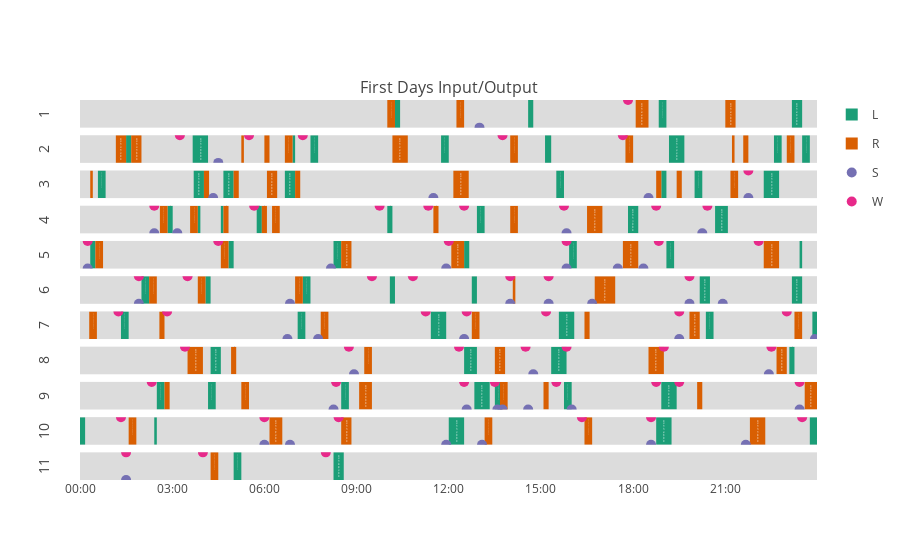

Notebook code for this chart:
### Code cell
iplot(fig)

### Figure 1 — Plotly figure (JSON) as saved in the notebook; plotly's stock layout.template omitted (floating-point values rounded to 4 significant figures)
{"data": [{"legendgroup": "L", "marker": {"color": "rgb(27,158,119)"}, "name": "L", "offset": 0, "showlegend": true, "text": ["2019-01-18 10:00:00, 10", "2019-01-18 14:35:00, 10", "2019-01-18 18:50:00, 15", "2019-01-18 23:10:00, 20"], "type": "bar", "uid": "db4f50f8-cdcc-4fc0-8f56-20a28f983922", "width": [600000, 600000, 900000, 1200000], "x": ["2019-01-01 10:15:00", "2019-01-01 14:35:00", "2019-01-01 18:50:00", "2019-01-01 23:10:00"], "xaxis": "x", "y": [1, 1, 1, 1], "yaxis": "y"}, {"legendgroup": "R", "marker": {"color": "rgb(217,95,2)"}, "name": "R", "offset": 0, "showlegend": true, "text": ["2019-01-18 10:00:00, 15", "2019-01-18 12:15:00, 15", "2019-01-18 18:05:00, 25", "2019-01-18 21:00:00, 20"], "type": "bar", "uid": "ad4944e3-75bf-4695-84f4-b5d8d5d21026", "width": [900000, 900000, 1500000, 1200000], "x": ["2019-01-01 10:00:00", "2019-01-01 12:15:00", "2019-01-01 18:05:00", "2019-01-01 21:00:00"], "xaxis": "x", "y": [1, 1, 1, 1], "yaxis": "y"}, {"legendgroup": "S", "marker": {"color": "rgb(117,112,179)", "size": 10}, "mode": "markers", "name": "S", "showlegend": true, "type": "scatter", "uid": "4cfa39f0-8c1d-497e-bc75-c06d5836e51d", "x": ["2019-01-01 13:00:00"], "xaxis": "x", "y": [0], "yaxis": "y"}, {"legendgroup": "W", "marker": {"color": "rgb(231,41,138)", "size": 10}, "mode": "markers", "name": "W", "showlegend": true, "type": "scatter", "uid": "3fb30159-097f-43de-9432-404c00d843b2", "x": ["2019-01-01 17:50:00"], "xaxis": "x", "y": [1], "yaxis": "y"}, {"legendgroup": "L", "marker": {"color": "rgb(27,158,119)"}, "name": "L", "offset": 0, "showlegend": false, "text": ["2019-01-19 01:10:00, 10", "2019-01-19 03:40:00, 30", "2019-01-19 06:40:00, 5", "2019-01-19 07:30:00, 15", "2019-01-19 11:45:00, 15", "2019-01-19 15:08:00, 12", "2019-01-19 19:10:00, 30", "2019-01-19 22:35:00, 15", "2019-01-19 23:30:00, 15"], "type": "bar", "uid": "101f39d4-3fe0-4aee-bd32-ac53cd6da4b1", "width": [600000, 1800000, 300000, 900000, 900000, 720000, 1800000, 900000, 900000], "x": ["2019-01-01 01:30:00", "2019-01-01 03:40:00", "2019-01-01 06:55:00", "2019-01-01 07:30:00", "2019-01-01 11:45:00", "2019-01-01 15:08:00", "2019-01-01 19:10:00", "2019-01-01 22:35:00", "2019-01-01 23:30:00"], "xaxis": "x", "y": [1, 1, 1, 1, 1, 1, 1, 1, 1], "yaxis": "y2"}, {"legendgroup": "R", "marker": {"color": "rgb(217,95,2)"}, "name": "R", "offset": 0, "showlegend": false, "text": ["2019-01-19 01:10:00, 20", "2019-01-19 01:40:00, 20", "2019-01-19 05:15:00, 5", "2019-01-19 06:00:00, 10", "2019-01-19 06:40:00, 15", "2019-01-19 10:10:00, 30", "2019-01-19 14:00:00, 15", "2019-01-19 17:45:00, 15", "2019-01-19 21:13:00, 5", "2019-01-19 21:35:00, 10", "2019-01-19 23:00:00, 15"], "type": "bar", "uid": "de07c4a6-08a4-4080-86f1-80be251ed3d1", "width": [1200000, 1200000, 300000, 600000, 900000, 1800000, 900000, 900000, 300000, 600000, 900000], "x": ["2019-01-01 01:10:00", "2019-01-01 01:40:00", "2019-01-01 05:15:00", "2019-01-01 06:00:00", "2019-01-01 06:40:00", "2019-01-01 10:10:00", "2019-01-01 14:00:00", "2019-01-01 17:45:00", "2019-01-01 21:13:00", "2019-01-01 21:35:00", "2019-01-01 23:00:00"], "xaxis": "x", "y": [1, 1, 1, 1, 1, 1, 1, 1, 1, 1, 1], "yaxis": "y2"}, {"legendgroup": "S", "marker": {"color": "rgb(117,112,179)", "size": 10}, "mode": "markers", "name": "S", "showlegend": false, "type": "scatter", "uid": "8417b552-d9ca-4053-9212-90747c101255", "x": ["2019-01-01 04:30:00"], "xaxis": "x", "y": [0], "yaxis": "y2"}, {"legendgroup": "W", "marker": {"color": "rgb(231,41,138)", "size": 10}, "mode": "markers", "name": "W", "showlegend": false, "type": "scatter", "uid": "1527a2f9-9740-4d2d-8e93-ab3057fe5c2b", "x": ["2019-01-01 03:15:00", "2019-01-01 05:30:00", "2019-01-01 07:15:00", "2019-01-01 13:45:00", "2019-01-01 17:40:00"], "xaxis": "x", "y": [1, 1, 1, 1, 1], "yaxis": "y2"}, {"legendgroup": "L", "marker": {"color": "rgb(27,158,119)"}, "name": "L", "offset": 0, "showlegend": false, "text": ["2019-01-20 00:35:00, 15", "2019-01-20 03:42:00, 20", "2019-01-20 04:40:00, 20", "2019-01-20 06:40:00, 20", "2019-01-20 15:30:00, 15", "2019-01-20 18:45:00, 10", "2019-01-20 20:00:00, 15", "2019-01-20 22:15:00, 30"], "type": "bar", "uid": "7448125c-1998-49ae-b1d0-4c8641768392", "width": [900000, 1200000, 1200000, 1200000, 900000, 600000, 900000, 1800000], "x": ["2019-01-01 00:35:00", "2019-01-01 03:42:00", "2019-01-01 04:40:00", "2019-01-01 06:40:00", "2019-01-01 15:30:00", "2019-01-01 18:55:00", "2019-01-01 20:00:00", "2019-01-01 22:15:00"], "xaxis": "x", "y": [1, 1, 1, 1, 1, 1, 1, 1], "yaxis": "y3"}, {"legendgroup": "R", "marker": {"color": "rgb(217,95,2)"}, "name": "R", "offset": 0, "showlegend": false, "text": ["2019-01-20 00:20:00, 5", "2019-01-20 03:42:00, 10", "2019-01-20 04:40:00, 10", "2019-01-20 06:05:00, 20", "2019-01-20 06:40:00, 10", "2019-01-20 12:09:00, 30", "2019-01-20 18:45:00, 10", "2019-01-20 19:25:00, 10", "2019-01-20 21:10:00, 15"], "type": "bar", "uid": "a903390e-c35d-4777-b033-1cb7f50cf773", "width": [300000, 600000, 600000, 1200000, 600000, 1800000, 600000, 600000, 900000], "x": ["2019-01-01 00:20:00", "2019-01-01 04:02:00", "2019-01-01 05:00:00", "2019-01-01 06:05:00", "2019-01-01 07:00:00", "2019-01-01 12:09:00", "2019-01-01 18:45:00", "2019-01-01 19:25:00", "2019-01-01 21:10:00"], "xaxis": "x", "y": [1, 1, 1, 1, 1, 1, 1, 1, 1], "yaxis": "y3"}, {"legendgroup": "S", "marker": {"color": "rgb(117,112,179)", "size": 10}, "mode": "markers", "name": "S", "showlegend": false, "type": "scatter", "uid": "faf9e911-1014-4369-9986-48c99fac1a7c", "x": ["2019-01-01 04:20:00", "2019-01-01 11:30:00", "2019-01-01 18:30:00", "2019-01-01 21:45:00"], "xaxis": "x", "y": [0, 0, 0, 0], "yaxis": "y3"}, {"legendgroup": "W", "marker": {"color": "rgb(231,41,138)", "size": 10}, "mode": "markers", "name": "W", "showlegend": false, "type": "scatter", "uid": "c3704a4e-7dcb-43a4-b529-fb57cc874253", "x": ["2019-01-01 21:45:00"], "xaxis": "x", "y": [1], "yaxis": "y3"}, {"legendgroup": "L", "marker": {"color": "rgb(27,158,119)"}, "name": "L", "offset": 0, "showlegend": false, "text": ["2019-01-21 02:36:00, 10", "2019-01-21 03:35:00, 5", "2019-01-21 04:35:00, 5", "2019-01-21 05:45:00, 10", "2019-01-21 10:00:00, 10", "2019-01-21 12:55:00, 15", "2019-01-21 17:50:00, 20", "2019-01-21 20:40:00, 25"], "type": "bar", "uid": "5144d985-0f75-4a50-a87d-5618e4038d9b", "width": [600000, 300000, 300000, 600000, 600000, 900000, 1200000, 1500000], "x": ["2019-01-01 02:51:00", "2019-01-01 03:50:00", "2019-01-01 04:35:00", "2019-01-01 05:45:00", "2019-01-01 10:00:00", "2019-01-01 12:55:00", "2019-01-01 17:50:00", "2019-01-01 20:40:00"], "xaxis": "x", "y": [1, 1, 1, 1, 1, 1, 1, 1], "yaxis": "y4"}, {"legendgroup": "R", "marker": {"color": "rgb(217,95,2)"}, "name": "R", "offset": 0, "showlegend": false, "text": ["2019-01-21 02:36:00, 15", "2019-01-21 03:35:00, 15", "2019-01-21 04:35:00, 10", "2019-01-21 05:45:00, 10", "2019-01-21 06:15:00, 15", "2019-01-21 11:30:00, 10", "2019-01-21 14:00:00, 15", "2019-01-21 16:30:00, 30"], "type": "bar", "uid": "0ec452bd-499e-472e-a3f0-46fab2b4225d", "width": [900000, 900000, 600000, 600000, 900000, 600000, 900000, 1800000], "x": ["2019-01-01 02:36:00", "2019-01-01 03:35:00", "2019-01-01 04:40:00", "2019-01-01 05:55:00", "2019-01-01 06:15:00", "2019-01-01 11:30:00", "2019-01-01 14:00:00", "2019-01-01 16:30:00"], "xaxis": "x", "y": [1, 1, 1, 1, 1, 1, 1, 1], "yaxis": "y4"}, {"legendgroup": "S", "marker": {"color": "rgb(117,112,179)", "size": 10}, "mode": "markers", "name": "S", "showlegend": false, "type": "scatter", "uid": "b1e3e56c-4c85-4861-8595-790ecc575fbc", "x": ["2019-01-01 02:25:00", "2019-01-01 03:10:00", "2019-01-01 15:50:00", "2019-01-01 20:15:00"], "xaxis": "x", "y": [0, 0, 0, 0], "yaxis": "y4"}, {"legendgroup": "W", "marker": {"color": "rgb(231,41,138)", "size": 10}, "mode": "markers", "name": "W", "showlegend": false, "type": "scatter", "uid": "28633e18-e446-42a8-8e58-89d4a71cf505", "x": ["2019-01-01 02:25:00", "2019-01-01 05:40:00", "2019-01-01 09:45:00", "2019-01-01 11:20:00", "2019-01-01 12:30:00", "2019-01-01 15:45:00", "2019-01-01 18:45:00", "2019-01-01 20:25:00"], "xaxis": "x", "y": [1, 1, 1, 1, 1, 1, 1, 1], "yaxis": "y4"}, {"legendgroup": "L", "marker": {"color": "rgb(27,158,119)"}, "name": "L", "offset": 0, "showlegend": false, "text": ["2019-01-22 00:20:00, 10", "2019-01-22 04:35:00, 10", "2019-01-22 08:15:00, 15", "2019-01-22 12:05:00, 10", "2019-01-22 15:55:00, 15", "2019-01-22 19:05:00, 15", "2019-01-22 23:25:00, 5"], "type": "bar", "uid": "6b6f0819-c192-4a5b-bd30-5217a7b7ad7f", "width": [600000, 600000, 900000, 600000, 900000, 900000, 300000], "x": ["2019-01-01 00:20:00", "2019-01-01 04:50:00", "2019-01-01 08:15:00", "2019-01-01 12:30:00", "2019-01-01 15:55:00", "2019-01-01 19:05:00", "2019-01-01 23:25:00"], "xaxis": "x", "y": [1, 1, 1, 1, 1, 1, 1], "yaxis": "y5"}, {"legendgroup": "R", "marker": {"color": "rgb(217,95,2)"}, "name": "R", "offset": 0, "showlegend": false, "text": ["2019-01-22 00:20:00, 15", "2019-01-22 04:35:00, 15", "2019-01-22 08:15:00, 20", "2019-01-22 12:05:00, 25", "2019-01-22 17:40:00, 30", "2019-01-22 22:15:00, 30"], "type": "bar", "uid": "ba96104f-476c-4e86-911b-66eb196f45fd", "width": [900000, 900000, 1200000, 1500000, 1800000, 1800000], "x": ["2019-01-01 00:30:00", "2019-01-01 04:35:00", "2019-01-01 08:30:00", "2019-01-01 12:05:00", "2019-01-01 17:40:00", "2019-01-01 22:15:00"], "xaxis": "x", "y": [1, 1, 1, 1, 1, 1], "yaxis": "y5"}, {"legendgroup": "S", "marker": {"color": "rgb(117,112,179)", "size": 10}, "mode": "markers", "name": "S", "showlegend": false, "type": "scatter", "uid": "3f2f2b9b-25a5-4ae2-9efa-c1f0b3ddfc04", "x": ["2019-01-01 00:15:00", "2019-01-01 08:10:00", "2019-01-01 11:55:00", "2019-01-01 15:50:00", "2019-01-01 17:30:00", "2019-01-01 18:20:00"], "xaxis": "x", "y": [0, 0, 0, 0, 0, 0], "yaxis": "y5"}, {"legendgroup": "W", "marker": {"color": "rgb(231,41,138)", "size": 10}, "mode": "markers", "name": "W", "showlegend": false, "type": "scatter", "uid": "7cddd2fd-bb93-46ef-9b3e-5ceeb0b59640", "x": ["2019-01-01 00:15:00", "2019-01-01 04:30:00", "2019-01-01 12:00:00", "2019-01-01 15:50:00", "2019-01-01 18:50:00", "2019-01-01 22:05:00"], "xaxis": "x", "y": [1, 1, 1, 1, 1, 1], "yaxis": "y5"}, {"legendgroup": "L", "marker": {"color": "rgb(27,158,119)"}, "name": "L", "offset": 0, "showlegend": false, "text": ["2019-01-23 02:00:00, 15", "2019-01-23 03:50:00, 10", "2019-01-23 07:00:00, 15", "2019-01-23 10:05:00, 10", "2019-01-23 12:45:00, 10", "2019-01-23 20:10:00, 20", "2019-01-23 23:10:00, 20"], "type": "bar", "uid": "8b97d5bb-a5b6-4131-94d8-c6ca1be70157", "width": [900000, 600000, 900000, 600000, 600000, 1200000, 1200000], "x": ["2019-01-01 02:00:00", "2019-01-01 04:05:00", "2019-01-01 07:15:00", "2019-01-01 10:05:00", "2019-01-01 12:45:00", "2019-01-01 20:10:00", "2019-01-01 23:10:00"], "xaxis": "x", "y": [1, 1, 1, 1, 1, 1, 1], "yaxis": "y6"}, {"legendgroup": "R", "marker": {"color": "rgb(217,95,2)"}, "name": "R", "offset": 0, "showlegend": false, "text": ["2019-01-23 02:00:00, 15", "2019-01-23 03:50:00, 15", "2019-01-23 07:00:00, 15", "2019-01-23 14:05:00, 5", "2019-01-23 16:45:00, 40"], "type": "bar", "uid": "9219cfa7-12d6-45e8-8d0d-eb3f22830ac1", "width": [900000, 900000, 900000, 300000, 2400000], "x": ["2019-01-01 02:15:00", "2019-01-01 03:50:00", "2019-01-01 07:00:00", "2019-01-01 14:05:00", "2019-01-01 16:45:00"], "xaxis": "x", "y": [1, 1, 1, 1, 1], "yaxis": "y6"}, {"legendgroup": "S", "marker": {"color": "rgb(117,112,179)", "size": 10}, "mode": "markers", "name": "S", "showlegend": false, "type": "scatter", "uid": "dc53aa9d-12cb-4029-ad38-756de231b38c", "x": ["2019-01-01 01:55:00", "2019-01-01 06:50:00", "2019-01-01 14:00:00", "2019-01-01 15:15:00", "2019-01-01 16:40:00", "2019-01-01 19:50:00", "2019-01-01 20:55:00"], "xaxis": "x", "y": [0, 0, 0, 0, 0, 0, 0], "yaxis": "y6"}, {"legendgroup": "W", "marker": {"color": "rgb(231,41,138)", "size": 10}, "mode": "markers", "name": "W", "showlegend": false, "type": "scatter", "uid": "b20a13b5-673c-47b6-87bf-486c7c62e190", "x": ["2019-01-01 01:55:00", "2019-01-01 03:30:00", "2019-01-01 09:30:00", "2019-01-01 10:50:00", "2019-01-01 14:00:00", "2019-01-01 15:15:00", "2019-01-01 19:50:00"], "xaxis": "x", "y": [1, 1, 1, 1, 1, 1, 1], "yaxis": "y6"}, {"legendgroup": "L", "marker": {"color": "rgb(27,158,119)"}, "name": "L", "offset": 0, "showlegend": false, "text": ["2019-01-24 01:20:00, 15", "2019-01-24 07:05:00, 15", "2019-01-24 11:25:00, 30", "2019-01-24 15:35:00, 30", "2019-01-24 20:22:00, 15", "2019-01-24 23:50:00, 10"], "type": "bar", "uid": "6895f9fa-84aa-4319-8326-21dc04e08099", "width": [900000, 900000, 1800000, 1800000, 900000, 600000], "x": ["2019-01-01 01:20:00", "2019-01-01 07:05:00", "2019-01-01 11:25:00", "2019-01-01 15:35:00", "2019-01-01 20:22:00", "2019-01-01 23:50:00"], "xaxis": "x", "y": [1, 1, 1, 1, 1, 1], "yaxis": "y7"}, {"legendgroup": "R", "marker": {"color": "rgb(217,95,2)"}, "name": "R", "offset": 0, "showlegend": false, "text": ["2019-01-24 00:18:00, 15", "2019-01-24 02:35:00, 10", "2019-01-24 07:50:00, 15", "2019-01-24 12:45:00, 15", "2019-01-24 16:25:00, 10", "2019-01-24 19:50:00, 20", "2019-01-24 23:15:00, 15"], "type": "bar", "uid": "d88a2450-76f3-421e-b428-eda553dfec8c", "width": [900000, 600000, 900000, 900000, 600000, 1200000, 900000], "x": ["2019-01-01 00:18:00", "2019-01-01 02:35:00", "2019-01-01 07:50:00", "2019-01-01 12:45:00", "2019-01-01 16:25:00", "2019-01-01 19:50:00", "2019-01-01 23:15:00"], "xaxis": "x", "y": [1, 1, 1, 1, 1, 1, 1], "yaxis": "y7"}, {"legendgroup": "S", "marker": {"color": "rgb(117,112,179)", "size": 10}, "mode": "markers", "name": "S", "showlegend": false, "type": "scatter", "uid": "2484a7ef-5dd0-4caf-91b0-74d880038519", "x": ["2019-01-01 06:45:00", "2019-01-01 07:45:00", "2019-01-01 12:30:00", "2019-01-01 19:30:00", "2019-01-01 23:55:00"], "xaxis": "x", "y": [0, 0, 0, 0, 0], "yaxis": "y7"}, {"legendgroup": "W", "marker": {"color": "rgb(231,41,138)", "size": 10}, "mode": "markers", "name": "W", "showlegend": false, "type": "scatter", "uid": "6baa74b4-1fb9-439b-9ffd-4e273fb81a3b", "x": ["2019-01-01 01:15:00", "2019-01-01 02:50:00", "2019-01-01 11:15:00", "2019-01-01 12:35:00", "2019-01-01 15:10:00", "2019-01-01 19:30:00", "2019-01-01 23:00:00"], "xaxis": "x", "y": [1, 1, 1, 1, 1, 1, 1], "yaxis": "y7"}, {"legendgroup": "L", "marker": {"color": "rgb(27,158,119)"}, "name": "L", "offset": 0, "showlegend": false, "text": ["2019-01-25 04:15:00, 20", "2019-01-25 12:30:00, 25", "2019-01-25 15:20:00, 30", "2019-01-25 23:05:00, 10"], "type": "bar", "uid": "f27c4cbb-ee4d-4e11-b834-5a44e5e06098", "width": [1200000, 1500000, 1800000, 600000], "x": ["2019-01-01 04:15:00", "2019-01-01 12:30:00", "2019-01-01 15:20:00", "2019-01-01 23:05:00"], "xaxis": "x", "y": [1, 1, 1, 1], "yaxis": "y8"}, {"legendgroup": "R", "marker": {"color": "rgb(217,95,2)"}, "name": "R", "offset": 0, "showlegend": false, "text": ["2019-01-25 03:30:00, 30", "2019-01-25 04:55:00, 10", "2019-01-25 09:15:00, 15", "2019-01-25 13:30:00, 20", "2019-01-25 18:30:00, 30", "2019-01-25 22:40:00, 20"], "type": "bar", "uid": "e483d0f8-d984-4610-8a44-5ed9bf4d59b4", "width": [1800000, 600000, 900000, 1200000, 1800000, 1200000], "x": ["2019-01-01 03:30:00", "2019-01-01 04:55:00", "2019-01-01 09:15:00", "2019-01-01 13:30:00", "2019-01-01 18:30:00", "2019-01-01 22:40:00"], "xaxis": "x", "y": [1, 1, 1, 1, 1, 1], "yaxis": "y8"}, {"legendgroup": "S", "marker": {"color": "rgb(117,112,179)", "size": 10}, "mode": "markers", "name": "S", "showlegend": false, "type": "scatter", "uid": "0071a167-0fd3-4a22-a952-14f68f9ad6a3", "x": ["2019-01-01 08:55:00", "2019-01-01 14:45:00", "2019-01-01 22:25:00"], "xaxis": "x", "y": [0, 0, 0], "yaxis": "y8"}, {"legendgroup": "W", "marker": {"color": "rgb(231,41,138)", "size": 10}, "mode": "markers", "name": "W", "showlegend": false, "type": "scatter", "uid": "1f5edaaf-aad7-493b-bca4-3e7e974943c0", "x": ["2019-01-01 03:25:00", "2019-01-01 08:45:00", "2019-01-01 12:20:00", "2019-01-01 14:30:00", "2019-01-01 15:50:00", "2019-01-01 19:00:00", "2019-01-01 22:30:00"], "xaxis": "x", "y": [1, 1, 1, 1, 1, 1, 1], "yaxis": "y8"}, {"legendgroup": "L", "marker": {"color": "rgb(27,158,119)"}, "name": "L", "offset": 0, "showlegend": false, "text": ["2019-01-26 02:30:00, 15", "2019-01-26 04:10:00, 15", "2019-01-26 08:30:00, 15", "2019-01-26 12:50:00, 30", "2019-01-26 13:30:00, 15", "2019-01-26 15:45:00, 15", "2019-01-26 18:55:00, 30"], "type": "bar", "uid": "97bd9e76-6a34-4dc1-9a15-2c257c9f8b2d", "width": [900000, 900000, 900000, 1800000, 900000, 900000, 1800000], "x": ["2019-01-01 02:30:00", "2019-01-01 04:10:00", "2019-01-01 08:30:00", "2019-01-01 12:50:00", "2019-01-01 13:30:00", "2019-01-01 15:45:00", "2019-01-01 18:55:00"], "xaxis": "x", "y": [1, 1, 1, 1, 1, 1, 1], "yaxis": "y9"}, {"legendgroup": "R", "marker": {"color": "rgb(217,95,2)"}, "name": "R", "offset": 0, "showlegend": false, "text": ["2019-01-26 02:30:00, 10", "2019-01-26 05:15:00, 15", "2019-01-26 09:05:00, 25", "2019-01-26 13:40:00, 15", "2019-01-26 15:05:00, 10", "2019-01-26 20:05:00, 10", "2019-01-26 23:35:00, 25"], "type": "bar", "uid": "bd779134-1eb3-4250-bb0d-6efa26a2b1b1", "width": [600000, 900000, 1500000, 900000, 600000, 600000, 1500000], "x": ["2019-01-01 02:45:00", "2019-01-01 05:15:00", "2019-01-01 09:05:00", "2019-01-01 13:40:00", "2019-01-01 15:05:00", "2019-01-01 20:05:00", "2019-01-01 23:35:00"], "xaxis": "x", "y": [1, 1, 1, 1, 1, 1, 1], "yaxis": "y9"}, {"legendgroup": "S", "marker": {"color": "rgb(117,112,179)", "size": 10}, "mode": "markers", "name": "S", "showlegend": false, "type": "scatter", "uid": "81ceaa9d-f400-4424-a302-647a19d8a26f", "x": ["2019-01-01 08:15:00", "2019-01-01 12:35:00", "2019-01-01 13:35:00", "2019-01-01 13:45:00", "2019-01-01 14:35:00", "2019-01-01 16:00:00", "2019-01-01 23:25:00"], "xaxis": "x", "y": [0, 0, 0, 0, 0, 0, 0], "yaxis": "y9"}, {"legendgroup": "W", "marker": {"color": "rgb(231,41,138)", "size": 10}, "mode": "markers", "name": "W", "showlegend": false, "type": "scatter", "uid": "c7ee5bb8-7a9a-4606-91e0-72aec79996ad", "x": ["2019-01-01 02:20:00", "2019-01-01 08:20:00", "2019-01-01 12:30:00", "2019-01-01 13:30:00", "2019-01-01 15:30:00", "2019-01-01 18:45:00", "2019-01-01 19:30:00", "2019-01-01 23:25:00"], "xaxis": "x", "y": [1, 1, 1, 1, 1, 1, 1, 1], "yaxis": "y9"}, {"legendgroup": "L", "marker": {"color": "rgb(27,158,119)"}, "name": "L", "offset": 0, "showlegend": false, "text": ["2019-01-26 23:35:00, 10", "2019-01-27 02:25:00, 5", "2019-01-27 12:00:00, 30", "2019-01-27 18:45:00, 30", "2019-01-27 23:45:00, 30"], "type": "bar", "uid": "7561ada6-e208-44bc-9f55-0fc82cd10f61", "width": [600000, 300000, 1800000, 1800000, 1800000], "x": ["2019-01-01", "2019-01-01 02:25:00", "2019-01-01 12:00:00", "2019-01-01 18:45:00", "2019-01-01 23:45:00"], "xaxis": "x", "y": [1, 1, 1, 1, 1], "yaxis": "y10"}, {"legendgroup": "R", "marker": {"color": "rgb(217,95,2)"}, "name": "R", "offset": 0, "showlegend": false, "text": ["2019-01-27 01:35:00, 15", "2019-01-27 06:10:00, 25", "2019-01-27 08:30:00, 20", "2019-01-27 13:10:00, 15", "2019-01-27 16:25:00, 15", "2019-01-27 21:48:00, 30"], "type": "bar", "uid": "50c5aba0-a523-4241-bbd2-acd656cf9673", "width": [900000, 1500000, 1200000, 900000, 900000, 1800000], "x": ["2019-01-01 01:35:00", "2019-01-01 06:10:00", "2019-01-01 08:30:00", "2019-01-01 13:10:00", "2019-01-01 16:25:00", "2019-01-01 21:48:00"], "xaxis": "x", "y": [1, 1, 1, 1, 1, 1], "yaxis": "y10"}, {"legendgroup": "S", "marker": {"color": "rgb(117,112,179)", "size": 10}, "mode": "markers", "name": "S", "showlegend": false, "type": "scatter", "uid": "3c5e747f-e22a-4a59-a638-9639ce78085c", "x": ["2019-01-01 06:00:00", "2019-01-01 06:50:00", "2019-01-01 11:55:00", "2019-01-01 13:05:00", "2019-01-01 18:35:00", "2019-01-01 21:40:00"], "xaxis": "x", "y": [0, 0, 0, 0, 0, 0], "yaxis": "y10"}, {"legendgroup": "W", "marker": {"color": "rgb(231,41,138)", "size": 10}, "mode": "markers", "name": "W", "showlegend": false, "type": "scatter", "uid": "cf78809f-eead-44d2-af75-0dfecdd47d58", "x": ["2019-01-01 01:20:00", "2019-01-01 06:00:00", "2019-01-01 08:25:00", "2019-01-01 16:20:00", "2019-01-01 18:35:00", "2019-01-01 23:30:00"], "xaxis": "x", "y": [1, 1, 1, 1, 1, 1], "yaxis": "y10"}, {"legendgroup": "L", "marker": {"color": "rgb(27,158,119)"}, "name": "L", "offset": 0, "showlegend": false, "text": ["2019-01-28 05:00:00, 15", "2019-01-28 08:15:00, 20"], "type": "bar", "uid": "ed48a5bd-b6f7-4e48-8b1b-694023c69ebb", "width": [900000, 1200000], "x": ["2019-01-01 05:00:00", "2019-01-01 08:15:00"], "xaxis": "x", "y": [1, 1], "yaxis": "y11"}, {"legendgroup": "R", "marker": {"color": "rgb(217,95,2)"}, "name": "R", "offset": 0, "showlegend": false, "text": ["2019-01-28 04:15:00, 15"], "type": "bar", "uid": "77ae2ec6-597f-4bae-a5ec-918b88d51be3", "width": [900000], "x": ["2019-01-01 04:15:00"], "xaxis": "x", "y": [1], "yaxis": "y11"}, {"legendgroup": "S", "marker": {"color": "rgb(117,112,179)", "size": 10}, "mode": "markers", "name": "S", "showlegend": false, "type": "scatter", "uid": "c0a3f11d-b1bd-4436-9957-40a8dc16b4e1", "x": ["2019-01-01 01:30:00"], "xaxis": "x", "y": [0], "yaxis": "y11"}, {"legendgroup": "W", "marker": {"color": "rgb(231,41,138)", "size": 10}, "mode": "markers", "name": "W", "showlegend": false, "type": "scatter", "uid": "f03a6381-4d84-423d-9208-175539ef30ed", "x": ["2019-01-01 01:30:00", "2019-01-01 04:00:00", "2019-01-01 08:00:00"], "xaxis": "x", "y": [1, 1, 1], "yaxis": "y11"}], "layout": {"annotations": [{"font": {"size": 16}, "showarrow": false, "text": "First Days Input/Output", "x": 0.5, "xanchor": "center", "xref": "paper", "y": 1, "yanchor": "bottom", "yref": "paper"}], "hovermode": "closest", "plot_bgcolor": "#DCDCDC", "xaxis": {"anchor": "y11", "domain": [0, 1], "range": ["2019-01-01", "2019-01-01 23:59:00"], "tickformat": "%H:%M"}, "yaxis": {"anchor": "free", "domain": [0.9273, 1], "dtick": 1, "position": 0, "range": [0, 1], "showticklabels": false, "tick0": 0, "title": {"text": "1"}, "zeroline": false}, "yaxis10": {"anchor": "free", "domain": [0.09273, 0.1655], "dtick": 1, "position": 0, "range": [0, 1], "showticklabels": false, "tick0": 0, "title": {"text": "10"}, "zeroline": false}, "yaxis11": {"anchor": "x", "domain": [0, 0.07273], "dtick": 1, "range": [0, 1], "showticklabels": false, "tick0": 0, "title": {"text": "11"}, "zeroline": false}, "yaxis2": {"anchor": "free", "domain": [0.8345, 0.9073], "dtick": 1, "position": 0, "range": [0, 1], "showticklabels": false, "tick0": 0, "title": {"text": "2"}, "zeroline": false}, "yaxis3": {"anchor": "free", "domain": [0.7418, 0.8145], "dtick": 1, "position": 0, "range": [0, 1], "showticklabels": false, "tick0": 0, "title": {"text": "3"}, "zeroline": false}, "yaxis4": {"anchor": "free", "domain": [0.6491, 0.7218], "dtick": 1, "position": 0, "range": [0, 1], "showticklabels": false, "tick0": 0, "title": {"text": "4"}, "zeroline": false}, "yaxis5": {"anchor": "free", "domain": [0.5564, 0.6291], "dtick": 1, "position": 0, "range": [0, 1], "showticklabels": false, "tick0": 0, "title": {"text": "5"}, "zeroline": false}, "yaxis6": {"anchor": "free", "domain": [0.4636, 0.5364], "dtick": 1, "position": 0, "range": [0, 1], "showticklabels": false, "tick0": 0, "title": {"text": "6"}, "zeroline": false}, "yaxis7": {"anchor": "free", "domain": [0.3709, 0.4436], "dtick": 1, "position": 0, "range": [0, 1], "showticklabels": false, "tick0": 0, "title": {"text": "7"}, "zeroline": false}, "yaxis8": {"anchor": "free", "domain": [0.2782, 0.3509], "dtick": 1, "position": 0, "range": [0, 1], "showticklabels": false, "tick0": 0, "title": {"text": "8"}, "zeroline": false}, "yaxis9": {"anchor": "free", "domain": [0.1855, 0.2582], "dtick": 1, "position": 0, "range": [0, 1], "showticklabels": false, "tick0": 0, "title": {"text": "9"}, "zeroline": false}}}
